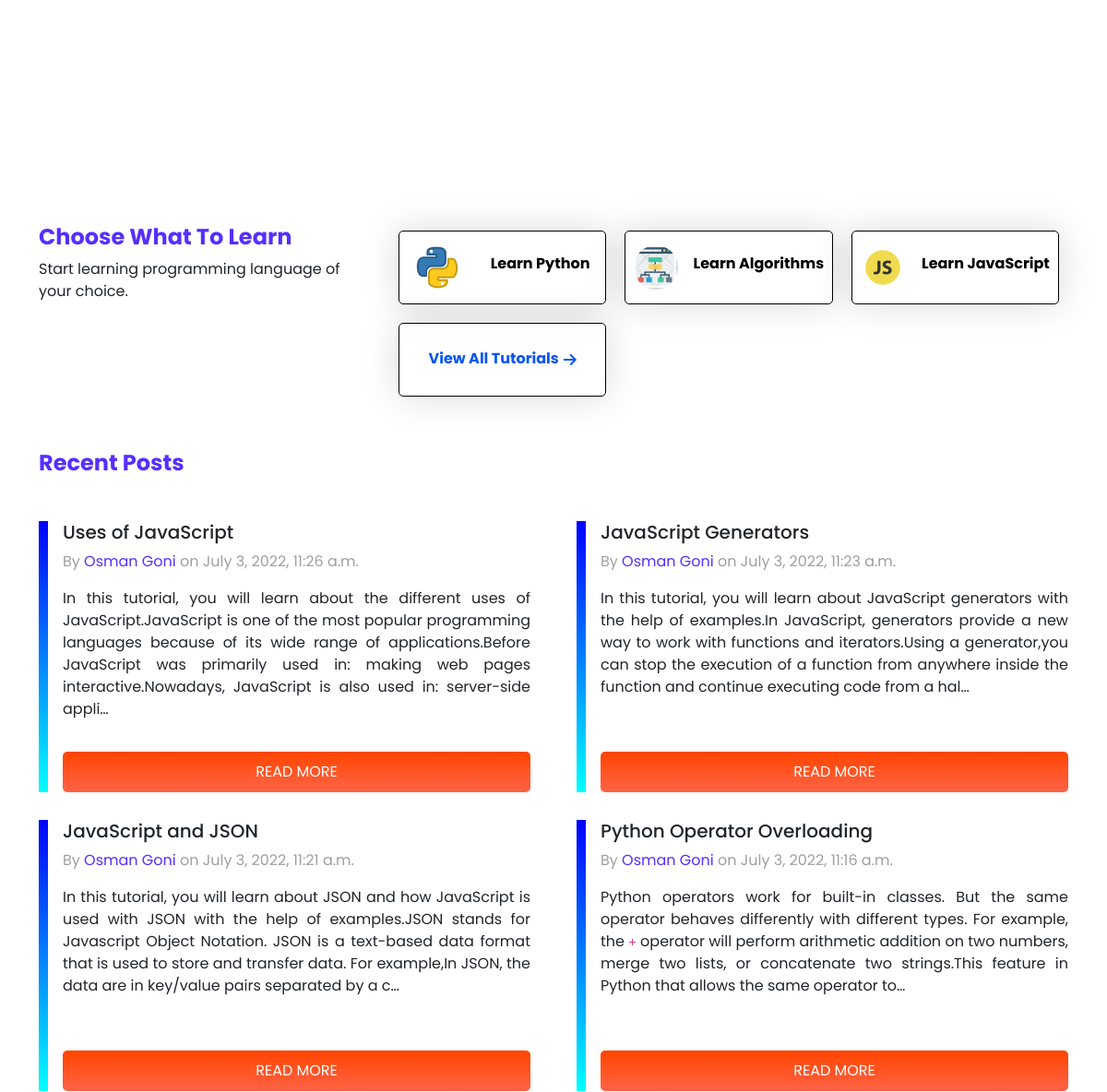
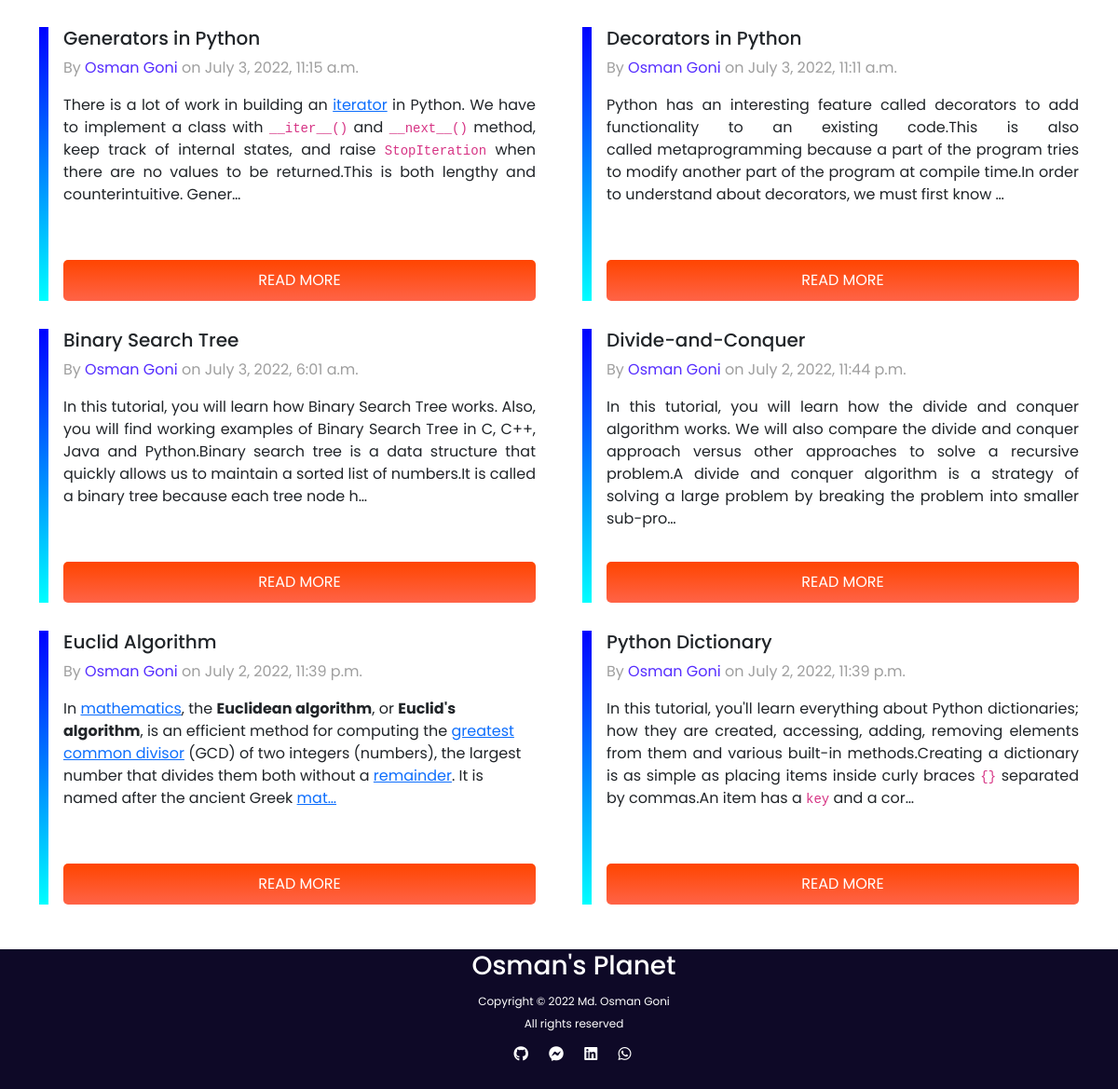
Before: / (lower part) with the older database file (2 pictures, top to bottom).
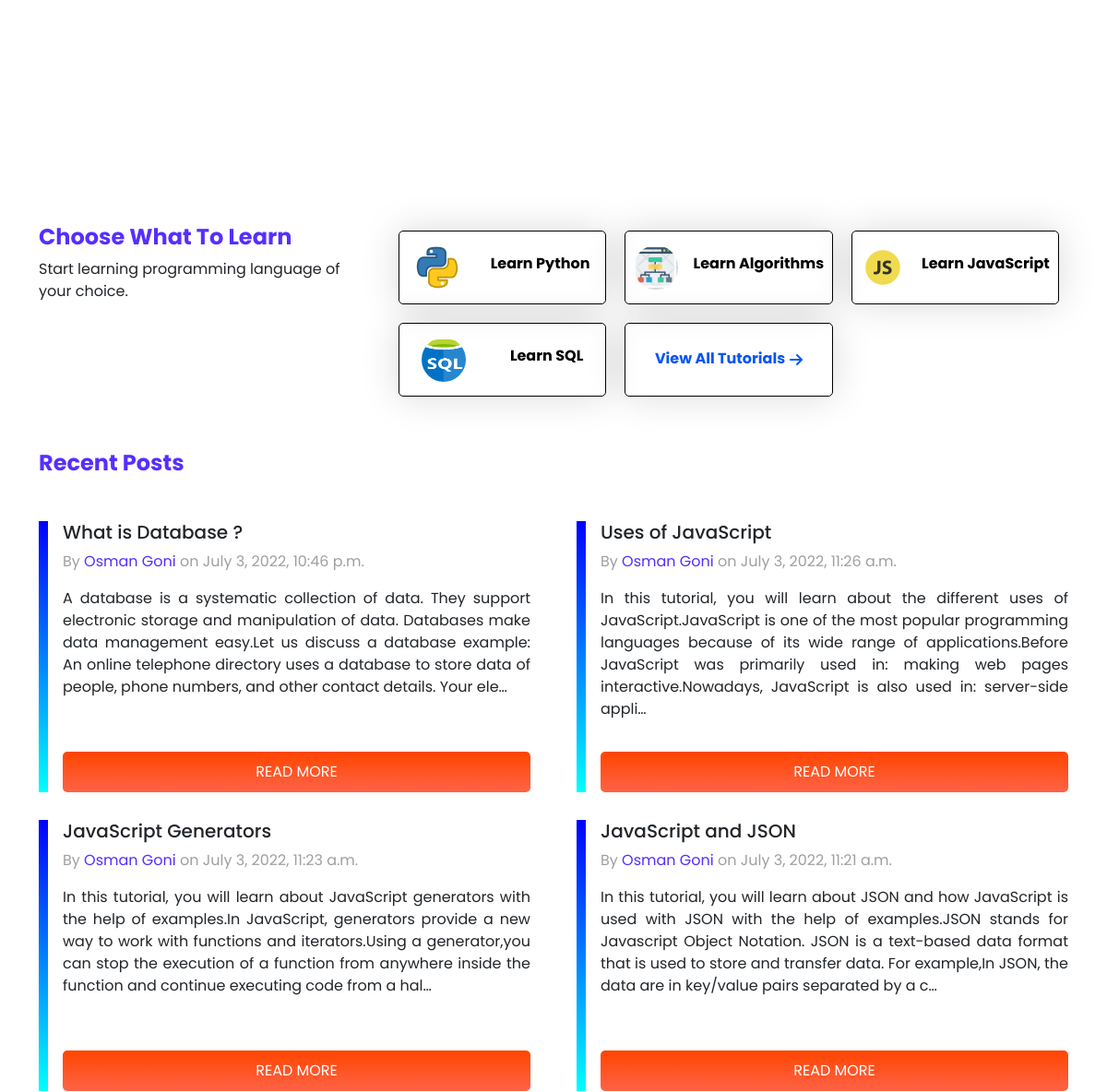
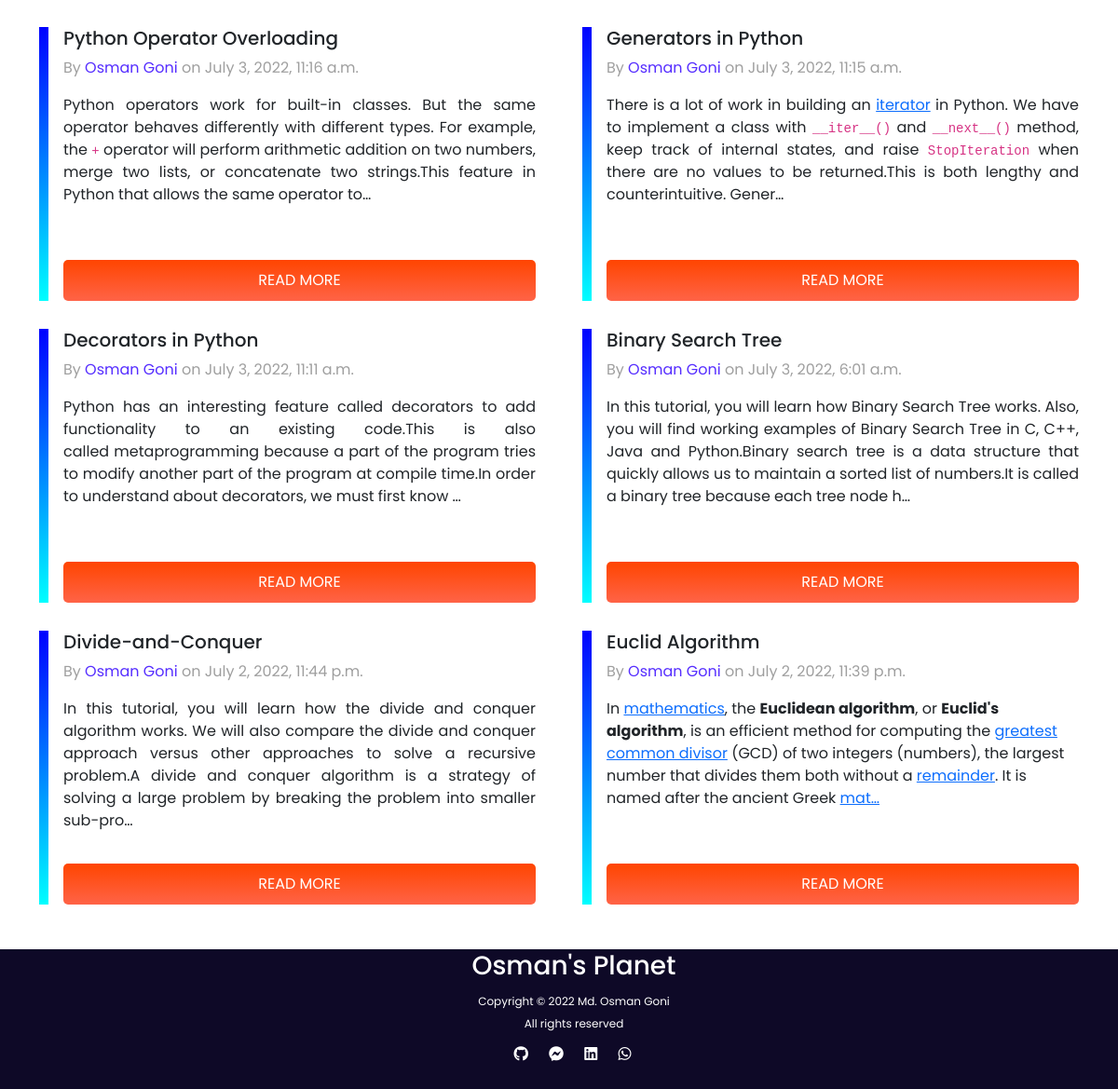
After: the same page with the newer database file (2 pictures, top to bottom).
### blog/models.py (models this page shows, shortened)
class Category(models.Model):
  cat_id = models.AutoField(primary_key=True)
  title = models.CharField(max_length=100)
  description = models.TextField()
  url = models.CharField(max_length=100)
  image = models.ImageField(upload_to='category/')
  add_date = models.DateTimeField(auto_now_add=True, null=True)

class Post(models.Model):
  post_id = models.AutoField(primary_key=True)
  title = models.CharField(max_length=200)
  content = HTMLField()
  url = models.CharField(max_length=100)
  cat = models.ForeignKey(Category, on_delete=models.CASCADE)
  created_on = models.DateTimeField(auto_now_add=True)
  class Meta:
    ordering = ['-created_on']
  def __str__(self):
    return self.title

### blog/views.py (the view)
# urls.py: 2. Add a URL to urlpatterns:  path('', views.home, name='home')
def home(request):
  posts = Post.objects.all()[:10] # 10 ta post dekabo initially
  print(posts)
  categories = Category.objects.all()
  data = {
    'posts': posts,
    'categories': categories,
  }
  return render(request, 'home.html', data)

### templates/home.html (shortened to what this page needs)
{% extends 'base.html' %}
{% block content %}
  <div class="banner container">
    <div class="banner-left">
    </div>
    <div class="banner-right">
    </div>
  </div>
  <div class="row">
    <div class="col-4">
      <h3 class="fw-bold section-title">Choose What To Learn</h2>
      <p>Start learning programming language of your choice.</p>
    </div>
    <div class="col-8" id="categories">
        {% for category in categories %}
          <a href="/category/{{category.url}}" class="category">
            <img src="/media/{{category.image}}" alt="">
            <h6 class="fw-bold">Learn {{category.title}}</h6>
          </a>
        {% endfor %}
        <a href="/all-posts/" class="category d-flex align-items-center justify-content-center">
          <h6 style="color:#0556f3;margin-right:5px;margin-top:5px;" class="fw-bold">View All Tutorials</h3>
          <i style="color:#0556f3;" class="fas fa-arrow-right"></i>
        </a>
    </div>
  </div>
  <h2 class="section-title fw-bold my-5">Recent Posts</h3>
  <div class="blogs">
    {% for post in posts %}
    <article class="blog">
      <div class="blog-info">
        <div class="post-content">
          <h3 class="blog-title">{{post.title}}</h3>
          <p class="blog-author">By<a href=""> Osman Goni</a> on {{post.created_on}}</p>
          <div>
            {{post.content | truncatechars_html:300 | safe}}
          </div>
        </div>
        <a href="/post/{{post.url}}" class="read-more">
          READ MORE
        </a>
      </div>
    </article>
    {% endfor %}
  </div>
{% endblock content %}

Changed rows visible on the page:
no longer on this page (row unchanged): Post: title "Python Dictionary", created_on "July 2, 2022, 11:39 p.m.", content "In this tutorial, you'll learn everything about Python dictionaries; how they are created, accessing, adding, removing elements from them and various built-in methods.Creating a dictionary is as simple as placing items inside curly braces {} separated by commas.An item has a key and a cor…"
added Category: image (picture), title "SQL"
added Post: title "What is Database ?", created_on "July 3, 2022, 10:46 p.m.", content "A database is a systematic collection of data. They support electronic storage and manipulation of data. Databases make data management easy.Let us discuss a database example: An online telephone directory uses a database to store data of people, phone numbers, and other contact details. Your ele…"
